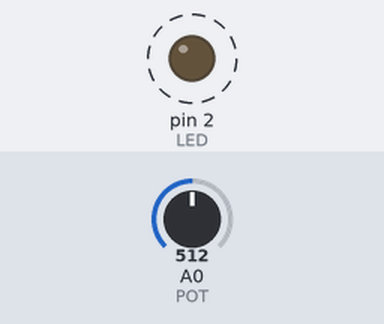
A sketch run on a simulated Arduino Uno, built with avr-gcc and run on an emulated ATmega328P. On the bench: output pins drawn as LEDs (lit = HIGH). Dashed ring = blinking. The test bench sets the inputs (shaded band); at power-on: A0 (POT) = 512.

Above: at 1.8 s.
1.9 s: A0 (POT) set to 122
At 2.5 s:
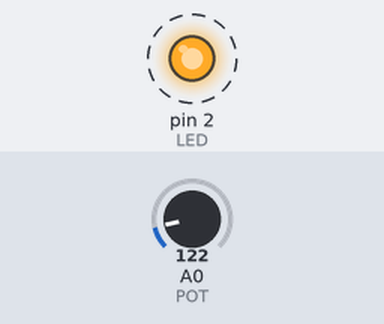
5.4 s: A0 (POT) set to 0
At 5.44 s:
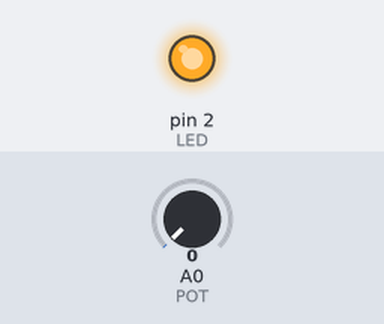
Timing chart, 0 to 14.9 s (numbered marks = the images above; inputs shaded):
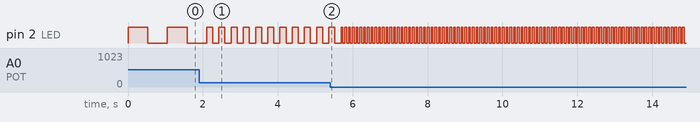

Measured:
- after the input at 1.9 s, pin 2 (LED): alternates HIGH for 0.16 s and LOW for 0.16 s, starting after 0.36 s
- by itself, pin 2 (LED): alternates HIGH for 0.53 s and LOW for 0.53 s

The sketch:

exp22_pot_controlled_blink_speed.ino
```cpp
const int POT = A0;   // Potentiometer middle pin connected to A0
const int LED = 2;    // LED connected to D2

void setup() {
  pinMode(LED, OUTPUT);
}

void loop() {
  // Convert potentiometer reading (0-1023) into delay time (50-1000 ms)
  int delayTime = map(analogRead(POT), 0, 1023, 50, 1000);

  digitalWrite(LED, HIGH);   // LED ON
  delay(delayTime);

  digitalWrite(LED, LOW);    // LED OFF
  delay(delayTime);
}
```
